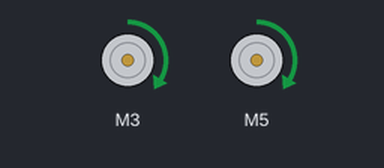
Recording of a sketch running on a simulated Arduino Uno, built with avr-gcc and run on an emulated ATmega328P. Shown: 2 × DC motor (green arrow = forward, orange = backward, longer = faster).

Above: at 1.6 s.
At 4.6 s:
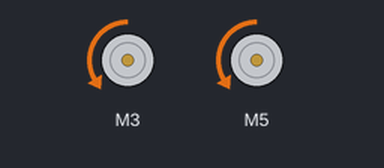
At 7.6 s:
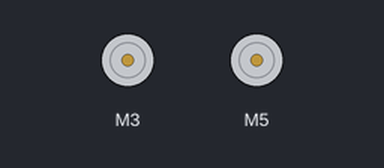
Timing chart, 0 to 9.1 s (numbered marks = the images above):
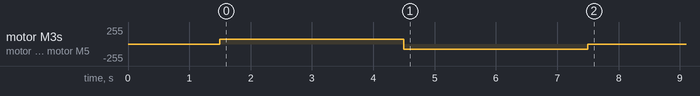

Measured:
- by itself, motor M3, motor M5: stopped → forward 75/255 at 1.5 s, → backward 75/255 3.0 s later, → stopped 3.0 s later

The sketch:

Motor_DrIver_Code.ino
```cpp
/* Motor Driver Code UCSD ECE 5 Lab 4*/

// Include the Motor driver library
#include <L298NX2.h>

enum side {LEFT, RIGHT};

// Initialize Motors

// Create instance of motors

//                  Left Motors   Right motors
L298NX2 DriveMotors(  2, 3, 4,      7, 5, 6); // Digital Pins on Arduino
//                 ENA, IN1, IN2, ENB, IN3, IN4

//Set Initial Speed of Motors
int speed = 75;  // Speed inputs to motors go from 0 to 255

// A function that commands a specified motor to move towards a given direction at a given speed
void runMotorAtSpeed(side _side, int speed) {

  if (_side == LEFT) {
    DriveMotors.setSpeedA(abs(speed));
    if (speed > 0)                // swap direction if speed is negative
      DriveMotors.forwardA();           // sets the direction of the motor from arguments
    else
      DriveMotors.backwardA();          // sets the direction of the motor from arguments
  }
  if (_side == RIGHT) {
    DriveMotors.setSpeedB(abs(speed));
    if (speed > 0)                // swap direction if speed is negative
      DriveMotors.forwardB();           // sets the direction of the motor from arguments
    else
      DriveMotors.backwardB();          // sets the direction of the motor from arguments
  }
}

// setup - runs once
void setup() {
  delay(1500); // gives you a moment before tank actually moves
}

// loop - loops forever
void loop() {

  // Start Motors in forward direction
  runMotorAtSpeed(LEFT, speed);
  runMotorAtSpeed(RIGHT, speed);
  delay(3000); // let run forward for 3 seconds

  // Start Motors in backward direction
  runMotorAtSpeed(LEFT, -speed);
  runMotorAtSpeed(RIGHT, -speed);
  /** FIX ME : set motor 1 at M1Sp in the BACKWARD direction (HINT : Very similar to forward direction) **/
  /** FIX ME : set motor 2 at M2Sp in the BACKWARD direction **/
  delay(3000); // let run backward for 3 seconds

  // Stop Motors
  /** FIX ME : stop motor 1 **/
  /** FIX ME : stop motor 2 **/
  speed = 0;
  runMotorAtSpeed(LEFT, speed);
  runMotorAtSpeed(RIGHT, speed);
  delay(3000); // stop for 3 seconds
}
```
